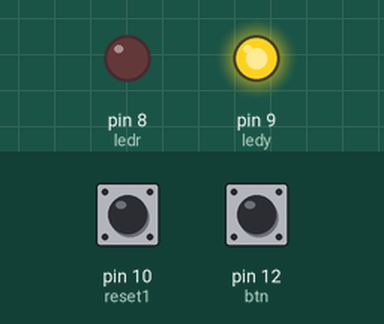
The sketch below on a simulated Arduino Uno, built with avr-gcc and run on an emulated ATmega328P. Shown: output pins drawn as LEDs (lit = HIGH). The inputs (shaded band) are chosen by the test bench; at power-on: pin 10 (reset1) HIGH, pin 12 (btn) HIGH. What the sketch prints to the serial monitor is not drawn.

Above: at 0.1 s.
Timing chart, 0 to 1.6 s (numbered marks = the images above):
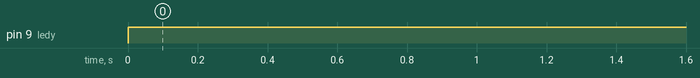

Measured:
- by itself, pin 9 (ledy): LOW → HIGH at 0.00 s

The sketch:

lubcode.ino
```cpp
const int ledr=8;
const int ledy=9;
const int reset1=10;
const int reset2= 11;
const int btn=12;

int i =0;
int lub=10;

void setup() {

  pinMode(ledr, OUTPUT);
  pinMode(ledy, OUTPUT);
  pinMode(reset1, INPUT_PULLUP);
  pinMode(reset2, INPUT_PULLUP);
  pinMode(btn, INPUT_PULLUP);
  Serial.begin(9600);

}

void loop() {

if (digitalRead(btn)==LOW){
  i++;
}

if(i<lub){
  digitalWrite(ledy,HIGH);
  digitalWrite(ledr, LOW);
 }else{
  digitalWrite(ledy,LOW);
  digitalWrite(ledr,HIGH);
}

if((digitalRead(reset1)==LOW) && (digitalRead(reset2)==LOW) && (digitalRead(btn)==HIGH) && (i>lub)){
  i=0;
}

Serial.println("Tempo de uso da máquina:");
Serial.print(i);
Serial.println("");

delay(1000);

}
```
